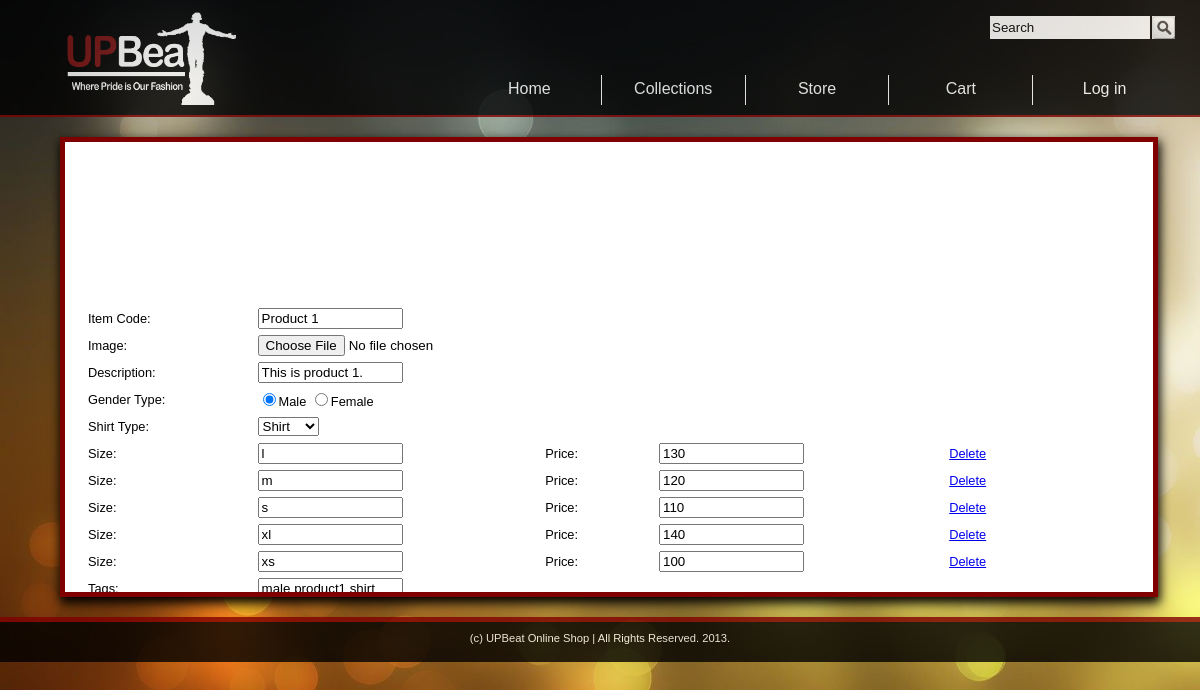
The app's page /upbeat.com/editproduct.php?id=10099 with its own data.
### tables this page shows
CREATE TABLE IF NOT EXISTS `product` (
  `id` int(5) unsigned NOT NULL AUTO_INCREMENT,
  `code` varchar(10) NOT NULL,
  `image` varchar(100) NOT NULL,
  `description` text NOT NULL,
  `gender_type` enum('Male','Female') NOT NULL,
  `shirt_type` enum('Jacket','T-Shirt') NOT NULL,
  `available` varchar(10) NOT NULL,
  PRIMARY KEY (`id`)
);

CREATE TABLE IF NOT EXISTS `product_size` (
  `prod_id` int(5) NOT NULL,
  `prod_size` varchar(10) NOT NULL,
  `price` int(10) NOT NULL,
  PRIMARY KEY (`prod_id`,`prod_size`)
);

CREATE TABLE IF NOT EXISTS `product_key` (
  `prod_id` int(5) NOT NULL,
  `prod_key` varchar(50) NOT NULL,
  PRIMARY KEY (`prod_id`,`prod_key`)
);

### upbeat.com/editproduct.php (the view, shortened to what this page needs)
<?php
	if(isset($_GET['id']))
	{
		$id = $_GET['id'];
		$result = mysql_query("SELECT * from product where id=".$id);
		$row = mysql_fetch_array($result);
		$result3 = mysql_query("SELECT * from product_size where prod_id=".$id);
		$result4 = mysql_query("SELECT * from product_key where prod_id=".$id);
		$result5 = mysql_query("SELECT count(prod_id) from product_size where prod_id=".$id);
		$row5 = mysql_fetch_array($result5);
	}
?>
<html>
	<head>
		<link rel="stylesheet" type="text/css" href="CSS/local.css">
		<link rel="stylesheet" type="text/css" href="CSS/product.css">
	</head>
	<body>
		<div id = 'header'>
			<div id = 'srchline'>
				<input id = 'sbutton' type = 'submit' name = '' value = ''/>
				<input id = 'stxtbox' type = 'text' name = '' value = 'Search' />
			</div>
			<div id = 'menuline'>
				<ul id = 'menulist'>
					<li id = 'last'>
						<?php
							if (isset($_SESSION['uname'])){ echo "Hi ".$_SESSION['fname']."!";}
							else echo "Log in";
						?>
					</li>
					<li>Cart</li>
					<li><a class = 'link' href = 'store.php?start=0&page=1'>Store</a></li>
					<li><a class = 'link' href = 'collections.php'>Collections</a></li>
					<li id = 'home'>
						<?php
							if(isset($_SESSION['type']))
							{
								if(strcmp($_SESSION['type'], "administrator") == 0)
									echo "<a class = 'link' href = 'admin.php'>Home</a>";
								else echo "<a class = 'link' href = 'home.php'>Home</a>";
							}
							else echo "<a class = 'link' href = 'home.php'>Home</a>";
						?>
					</li>
				</ul>
			</div>
			<div id = 'logo'></div>
		</div>
		<div id = 'maincontent>'>
			<div id = 'proddiv'>
				<form name = 'editproduct' enctype='multipart/form-data' method = 'post' action = 'process.php?id=<?php echo $id;?>&&n=<?php echo $row5[0];?>'>
					<table>
						<tr>
							<td><span id = 'edspanpfull'></td>
						</tr>
						<tr>
							<td><span id = 'spanpfull'></td>
						</tr>
						<tr>
							<td>Item Code:</td>
							<td><input type = 'text' name = 'edcode' size = '15' value='<?php echo $row[1]; ?>'/></td>
							<td><span id = 'edspanitemcode'></td>
						</tr>
						<br />
						<tr>
							<td>Image:</td>
							<td><input src='<?php echo "C:/wamp/www/upbeat.com/IMAGES/product/".$row[2]; ?>' type = 'file' name = 'uploadpic'  ></td>
							<td><input type = 'hidden' name = 'namehide' value ='<?php echo $row[2]; ?>'/></td>
						</tr>
						<br />
						<tr>
							<td>Description:</td>
							<td><input type = 'text' name = 'eddesc' size = '15' value='<?php echo $row[3]; ?>'/><br /></td>
							<td><span id = 'edspanpdesc'></td>
						</tr>
						<br />
						<tr>
							<td>Gender Type:</td>
							<td><input type = 'radio' name = 'edgender' value='male' <?php if(strcmp($row[4] , 'Male') == 0){ echo "checked = 'true'";}?> />Male
							 <input type = 'radio' name = 'edgender' value='female'<?php if(strcmp($row[4] , 'Female') == 0){ echo "checked = 'true'";}?>/>Female</td>
						</tr>
						<br />
						<tr>
							<td>Shirt Type:</td>
							<td><select name = 'edshirt' >
									<option value = 'T-shirt' <?php if($row[5] == 'T-shirt') echo "selected";?>>Shirt</option>
								</select></td>
						</tr>
						<br />
					<?php
						$yey = 1;
						while ($row3 = mysql_fetch_array($result3, MYSQL_NUM))
						{
							echo "<tr>";
							echo "<td>Size:</td>";
							echo "<td><input type = 'text' name = 'edsize".$yey."' size = '15' value='".$row3[1]."' /></td>";
							echo "<td>Price:</td>";
							echo "<td><input type = 'text' name = 'edprice".$yey."' size = '15' value='".$row3[2]."' /></td>";
							echo "<td><span id = 'edspanpprice".$yey++."'></td>";
							echo "<td><a href= 'process.php?delsize=1&&id=".$id."&&size=".$row3[1]."'>Delete</a></td>";
							echo "<td><span id = 'edspanpprice'></td>";
							echo "</tr>";
						}
					?>
						<tr>
						<td>Tags:</td>
						<td><input type = 'text' name = 'edkeys' size = '15' value='<?php
						while ($row4 = mysql_fetch_array($result4, MYSQL_NUM))
						{
							echo $row4[1]." ";
						}
					?>'/></td>
							<td><span id = 'edspanptags'></td>
						</tr>
						<br />
					</table>
				</form>
			</div>
		</div>
		<div id = 'footer'>(c) UPBeat Online Shop | All Rights Reserved. 2013.</div>
	</body>
</html>

### upbeat.com/CSS/local.css (style rules this page uses)
body { margin: auto; min-width: 1000px; font-family: arial; max-width: 1500px; overflow: auto; background-size: 100% 100%; background-image: url("../IMAGES/colorful.jpg"); background-attachment: fixed; }
#header { margin: auto; float: left; width: 100%; height: 115px; background-color: black; color: white; opacity: 0.8; border-bottom: 2px solid maroon; }
#menuline { margin-top: 35px; float: right; text-align: right; width: 100%; height: 30px; }
ul#menulist { float: right; margin-top: 0%; padding: 0%; color: black; margin-right: 2%; width: 70%; height: 30px; font-family: arial; }
ul#menulist li { float: right; width: 17%; height: 25px; font-size: 100%; font-family: Arial; list-style: none; text-align: center; padding-top: 5px; color: white; border-right: 1px solid white; }
ul#menulist li#last { border-right: 0px; }
#srchline { float: right; margin-top: 15px; margin-right: 2%; width: 18%; height: 25px; text-align: center; }
#logo { margin-left: 5%; top: 5px; position: absolute; width: 180px; height: 110px; background-repeat: no-repeat; background-size: 98% 98%; background-image: url("../IMAGES/wlogo.png"); }
#stxtbox { width: 75%; height: 25px; float: right; border: 1px solid black; }
#sbutton { width: 25px; margin: 0%; float: right; padding: 0%; height: 25px; border: 1px solid black; background-size: 25px 25px; background-image: url("../IMAGES/sbutton.png"); }
#footer { float: left; padding-top: 10px; font-size: 70%; opacity: 0.8; font-family: arial; width: 100%; text-align: center; border-top: 5px solid maroon; color: white; height: 30px; background-color: black; }
a.link { list-style: none; text-decoration: none; color: inherit; }
span { font-size: 80%; padding-right: 2%; color: red; text-align: center; }

### upbeat.com/CSS/product.css (style rules this page uses)
td { width: 400px; font-size: 80%; height: 25px; }
#proddiv { margin: auto; padding: 0px; padding-left: 20px; padding-top: 0px; float: left; margin-left: 5%; overflow: hidden; margin-top: 20px; margin-bottom: 20px; background-color: white; width: 89%; height: 450px; border: 5px solid maroon; box-shadow: 1px 5px 10px 1px black; }

### records on screen
product: edcode "Product 1", eddesc "This is product 1.", gender_type "☑"
product_size: prod_size "l", price "130"
product_size: prod_size "m", price "120"
product_size: prod_size "s", price "110"
product_size: prod_size "xl", price "140"
product_size: prod_size "xs", price "100"
product_key: edkeys "male product1 shirt"
